Frame 1 (no input): blank canvas, image omitted
Frame 60 (no input): blank canvas, image omitted
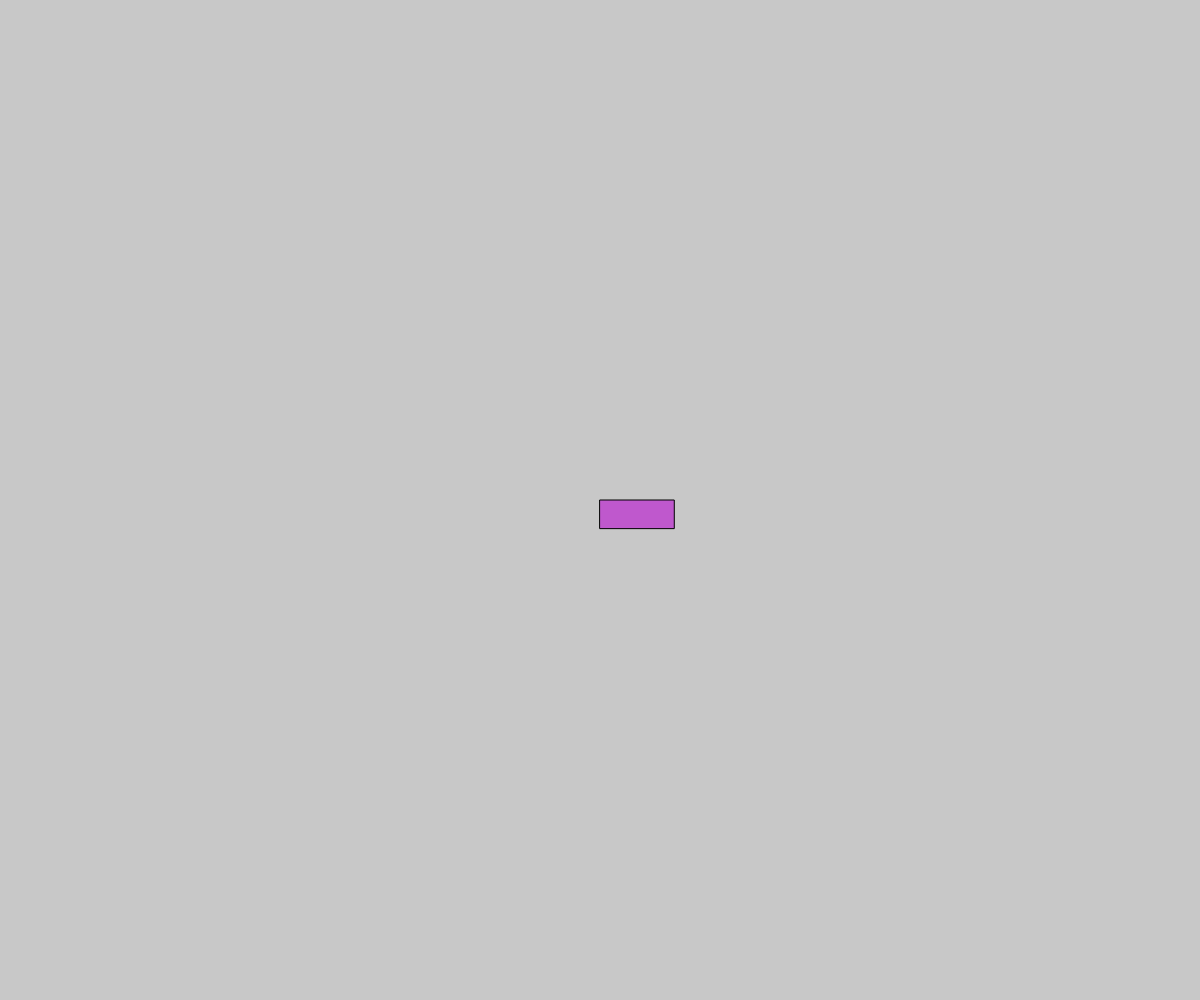
Frame 120 (the mouse pressed at the canvas centre since frame 60)

The p5.js sketch whose frames 1 and 60 were blank and that drew this single picture after the mouse press (run headless with seeded random() and noise() and a simulated clock; from frame 60 on, the mouse is pressed at the canvas centre):

// p5.js sketch
// ── sketch.js
let shapes = [];
let removeShape = [];

function setup() {
  createCanvas(windowWidth, windowHeight);
}

function draw() {
  background(200);
  for (let shape of shapes) {
    fill(shape.color)
    if (shape.shapeType === 'square') {
      rect(shape.x, shape.y, shape.width, shape.height);
    }
    if (shape.shapeType === 'circle') {
      circle(shape.x, shape.y, shape.width);
    }
    if(shape.shapeType === 'ellipse'){
      ellipse(shape.x, shape.y, shape.width, shape.height);
    }
  }
  for (let shape of removeShape) {
    fill(shape.color)
    if (shape.shapeType === 'square') {
      rect(shape.x, shape.y, shape.width, shape.height);
    }
    if (shape.shapeType === 'circle') {
      circle(shape.x, shape.y, shape.width);
    }
  }
}

function mousePressed() {
  addAShape();
}

// when a key is pressed, no ellipse is drawn
function keyPressed() {
  deleteAShape();
}

function addAShape() {
  shape1 = {
    x: mouseX,
    y: mouseY,
    width: random(10, 100),
    height: random(10, 100),
    color: color(random(0, 255), random(0, 255), random(0, 255)),
    shapeType: random(['square', 'circle', 'ellipse']),
  }
  shapes.push(shape1);
}

function deleteAShape() {
  shape2 = {
    x: mouseX,
    y: mouseY,
    width: random(10, 100),
    height: random(10, 100),
    color: color(random(0, 255), random(0, 255), random(0, 255)),
    shapeType: random(['square', 'circle']),
  }
  removeShape.push(shape2);
}
